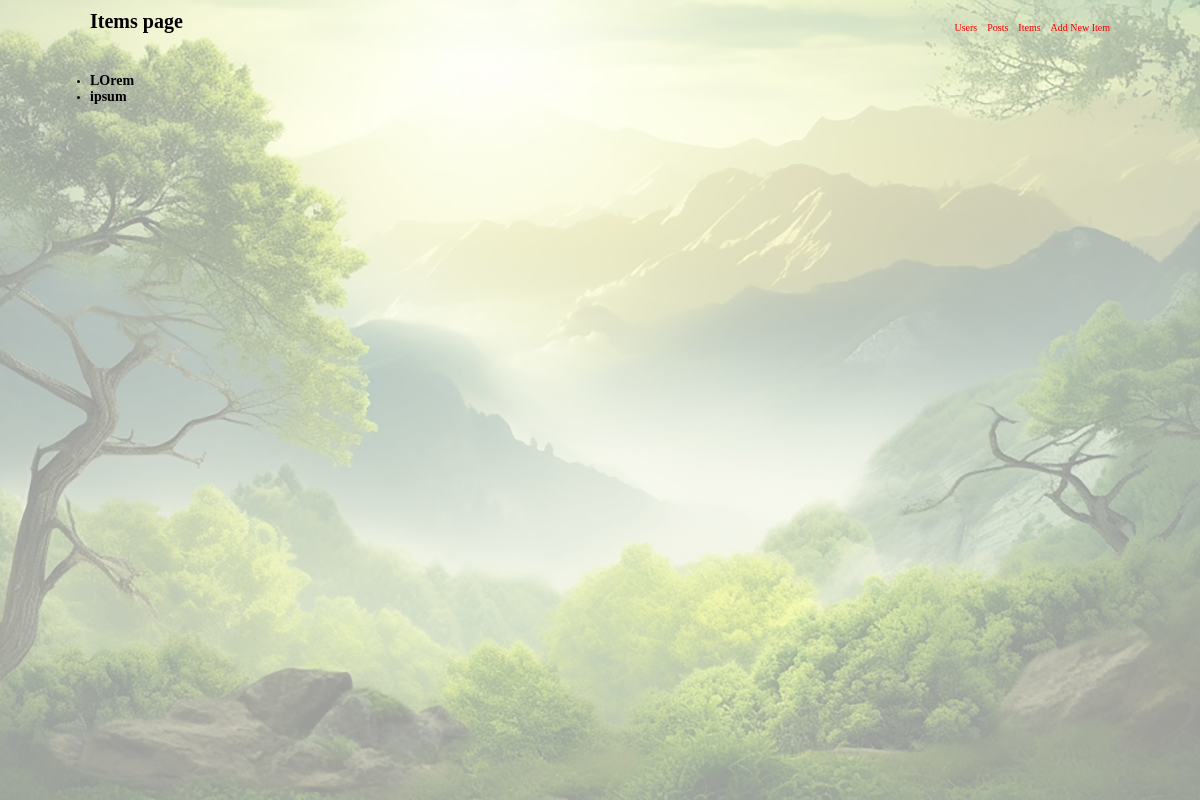
The page /crud/items/ on the database as committed earlier.
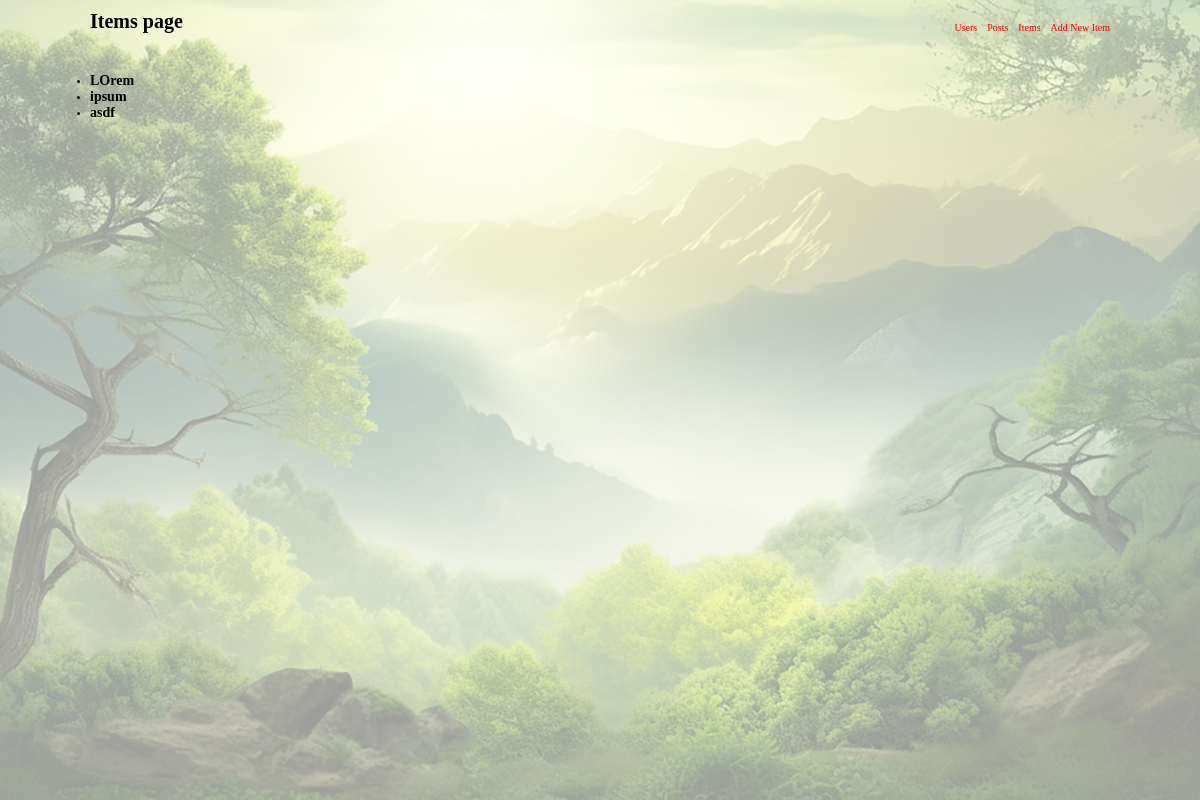
The same page on the database as committed later.
### crud/models.py (models this page shows)
class Item(models.Model):
  name = models.CharField(max_length = 30)
  def __str__(self):
    return self.name

### crud/views.py (the view)
# urls.py: path("items/", views.index, name = 'items'),
def index(request):
  items = Item.objects.all()
  return render(request, "details.html", {"items": items})

### templates/details.html
{% extends 'index.html' %}
{% block title %} Items page {% endblock %}
{% block content %}
  <ul>
  {% for item in items %}
    <li>
      <p class="item">{{item}}</p>
    </li>
  {% endfor %}
  </ul>
{% endblock %}

Rows that differ between the two databases and show on the page:
added Item: name "asdf"
